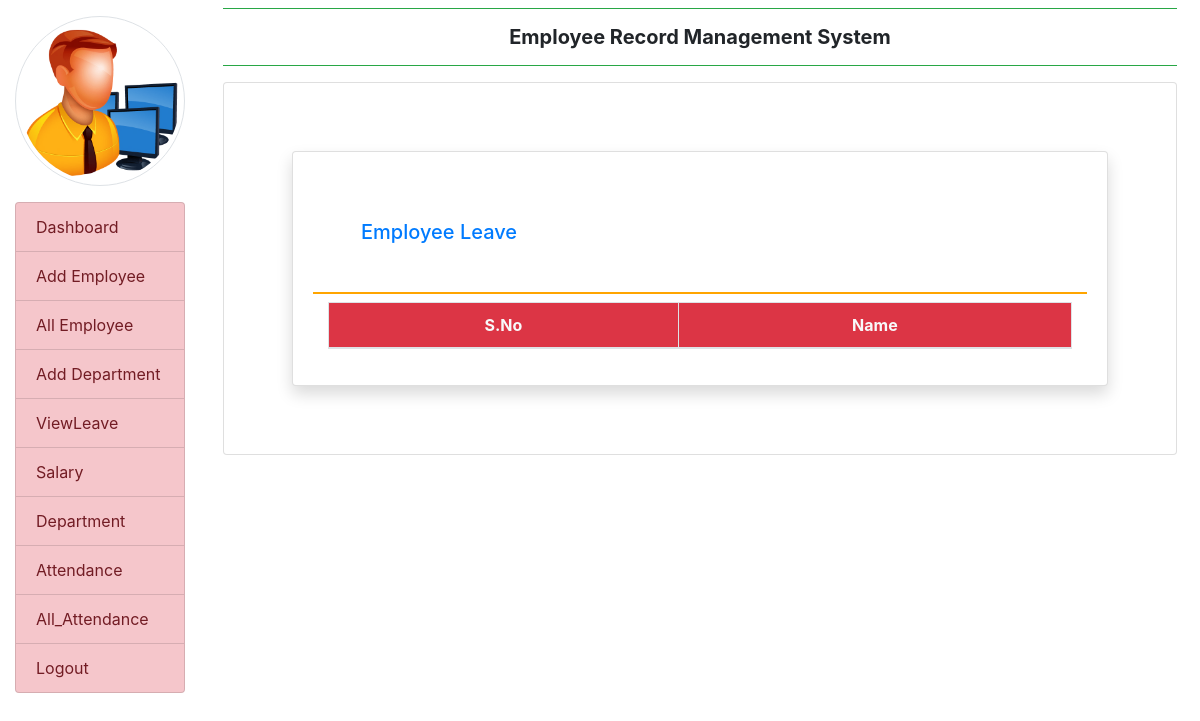
Page /view_department on the earlier database version.
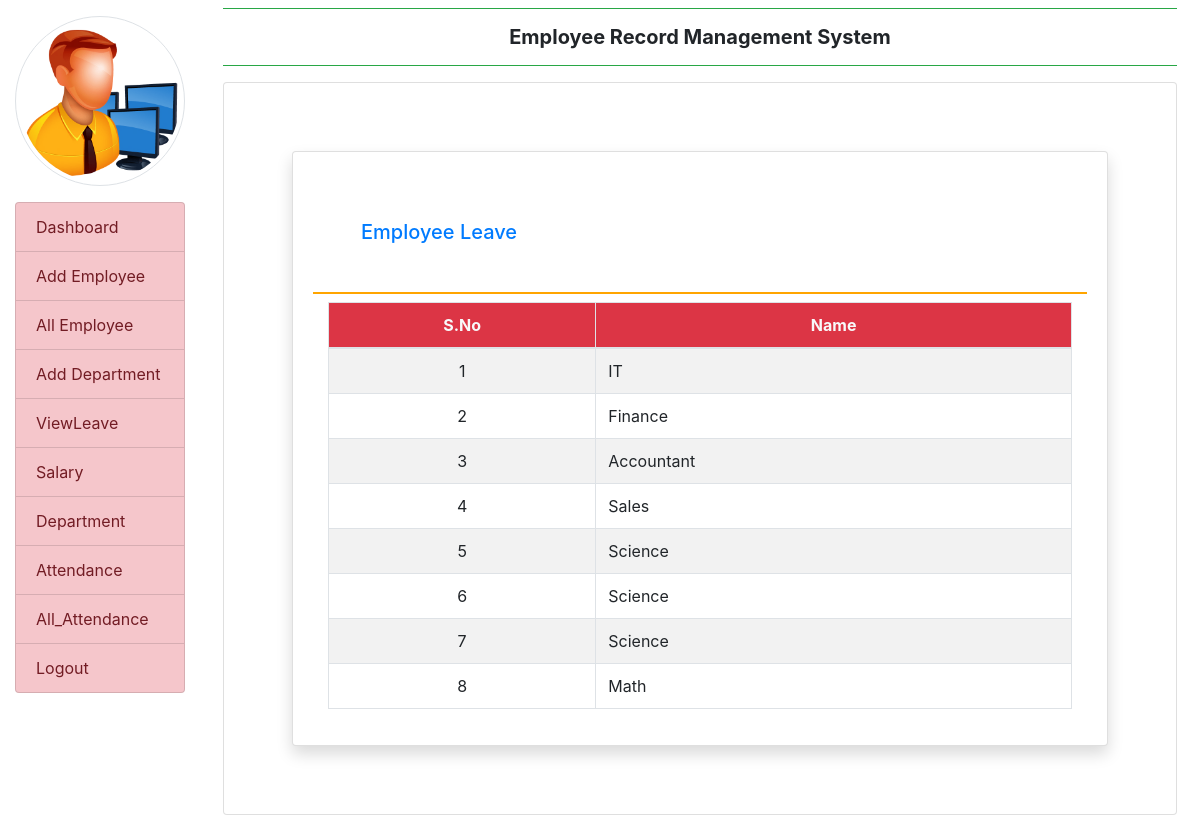
Same page on the later database version.
### employe/models.py (models this page shows, shortened)
class Department(models.Model):
    name=models.CharField(max_length=100)

### employe/views.py (the view)
# urls.py: path('view_department',view_department,name='view_department'),
def view_department(request):
    department=Department.objects.all()
    context={
        'department': department,
    }
    return render(request,'view_department.html',context)

### employe/templates/view_department.html
{% extends 'admin_base.html' %}
{% block main %}
<div class="card shadow m-5">
    <div class="card-body">
        <h5 class="p-5 text-primary" style="border-bottom: 2px solid orange">Employee Leave</h5>
        <div class="container-fluid">
            <div class="table-responsive">
                <table class="table table-striped table-bordered table-hover" id="example">
                    <thead class="bg-danger text-light">
                        <tr>
                            <th class="text-center">S.No</th>
                            <th class="text-center">Name</th>
                        </tr>
                    </thead>
                    <tbody>
                        {% for dept in department %}
                        <tr>
                            <td class="text-center">{{ forloop.counter }}</td>
                            <td>{{ dept.name }}</td>
                        </tr>
                        {% endfor %}
                    </tbody>
                </table>
            </div>
        </div>
    </div>
</div>
{% endblock %}

Differences in the rows shown:
added Department: name "IT"
added Department: name "Finance"
added Department: name "Accountant"
added Department: name "Sales"
added Department: name "Science"
added Department: name "Science"
added Department: name "Science"
added Department: name "Math"
